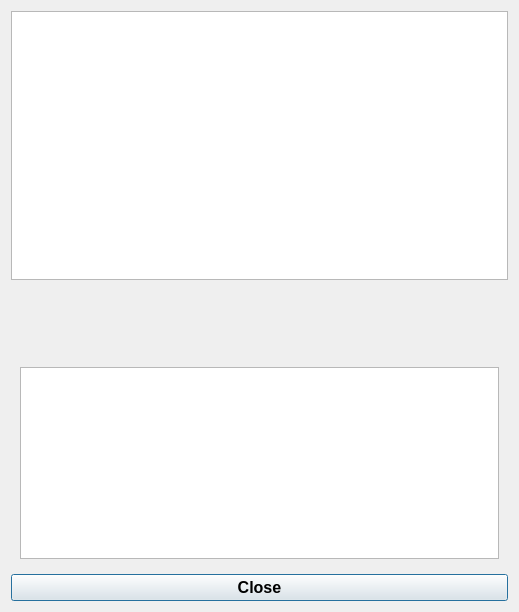
<?xml version="1.0" encoding="UTF-8"?>
<ui version="4.0">
 <class>Dialog</class>
 <widget class="QDialog" name="Dialog">
  <property name="geometry">
   <rect>
    <x>0</x>
    <y>0</y>
    <width>519</width>
    <height>612</height>
   </rect>
  </property>
  <property name="windowTitle">
   <string>Metrics captcha</string>
  </property>
  <property name="windowIcon">
   <iconset>
    <normaloff>images/metrics.png</normaloff>images/metrics.png</iconset>
  </property>
  <layout class="QVBoxLayout" name="verticalLayout">
   <item>
    <widget class="QTableWidget" name="tableWidget"/>
   </item>
   <item>
    <widget class="QWidget" name="widget" native="true">
     <layout class="QGridLayout" name="gridLayout">
      <item row="1" column="0">
       <widget class="QLabel" name="validLabel">
        <property name="font">
         <font>
          <pointsize>12</pointsize>
         </font>
        </property>
        <property name="text">
         <string/>
        </property>
       </widget>
      </item>
      <item row="0" column="0">
       <widget class="QLabel" name="totalLabel">
        <property name="font">
         <font>
          <pointsize>12</pointsize>
         </font>
        </property>
        <property name="text">
         <string/>
        </property>
       </widget>
      </item>
      <item row="2" column="0">
       <widget class="QLabel" name="notvalidLabel">
        <property name="font">
         <font>
          <pointsize>12</pointsize>
         </font>
        </property>
        <property name="text">
         <string/>
        </property>
       </widget>
      </item>
      <item row="3" column="0">
       <widget class="QGraphicsView" name="graphicsView"/>
      </item>
     </layout>
    </widget>
   </item>
   <item>
    <widget class="QPushButton" name="closeButton">
     <property name="font">
      <font>
       <pointsize>12</pointsize>
       <weight>75</weight>
       <bold>true</bold>
      </font>
     </property>
     <property name="text">
      <string>Close</string>
     </property>
     <property name="icon">
      <iconset>
       <normaloff>images/close.png</normaloff>images/close.png</iconset>
     </property>
    </widget>
   </item>
  </layout>
 </widget>
 <resources/>
 <connections/>
</ui>
